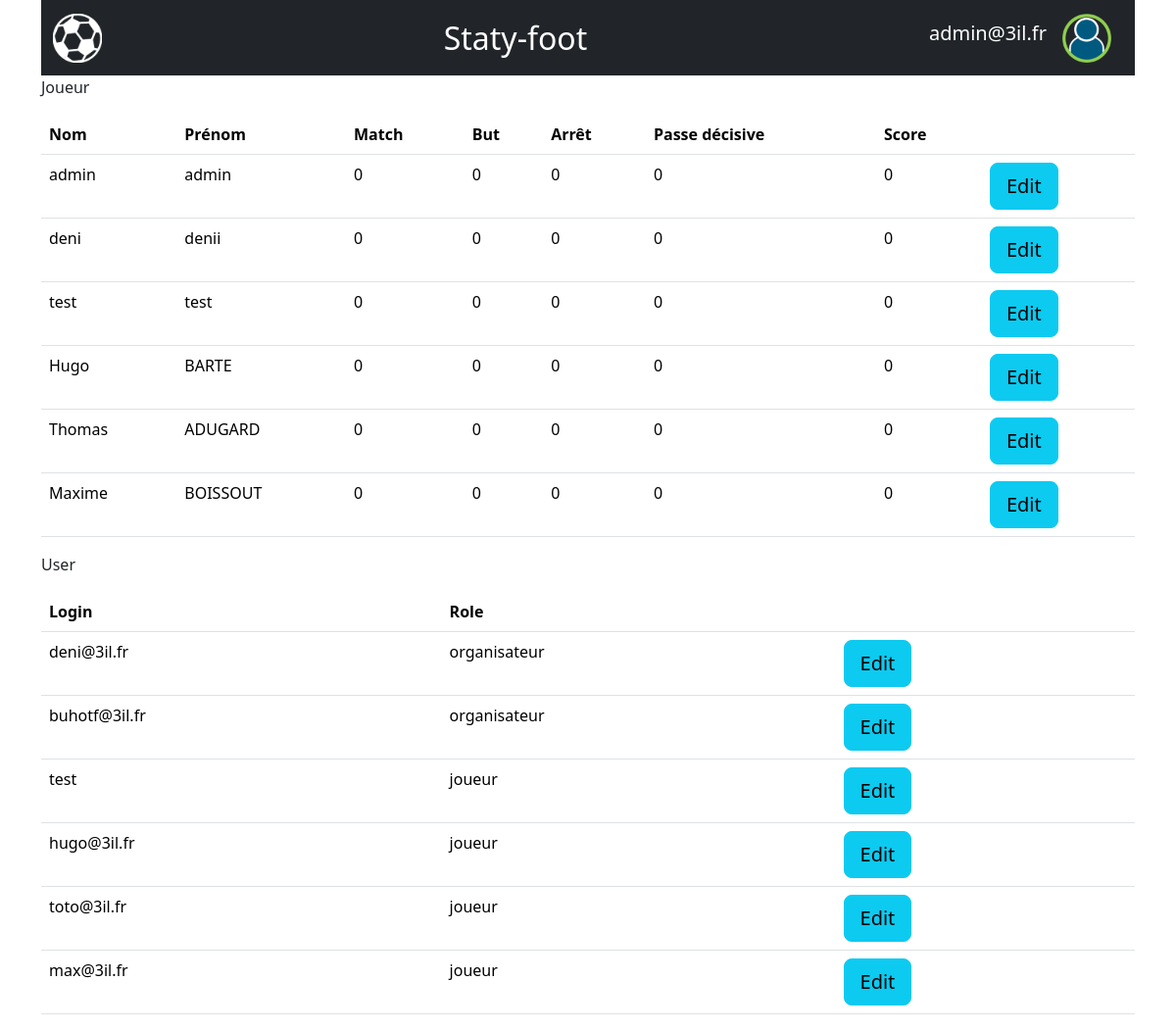
The page /admin (signed in) on the database its author committed.
### tables this page shows
CREATE TABLE `joueur` (
  `joueur_id` int NOT NULL,
  `user_id` int NOT NULL,
  `nom` varchar(50) NOT NULL,
  `prenom` varchar(50) NOT NULL,
  `nb_match` int NOT NULL,
  `nb_but` int NOT NULL,
  `nb_arret` int NOT NULL,
  `nb_passe_de` int NOT NULL,
  `score` int NOT NULL
);

CREATE TABLE `user` (
  `user_id` int NOT NULL,
  `login` varchar(30) NOT NULL,
  `password` varchar(100) NOT NULL,
  `role` varchar(20) NOT NULL
);

### php/pages/admin.php (called while the page is built)
<?php
require_once("php/template/inc_connexionBase.php");
$texteReq = "select * ";
$texteReq .= "from joueur";
$requete = $cnx->prepare($texteReq);
$requete->execute();
$tabJoueur = $requete->fetchAll(PDO::FETCH_ASSOC);
$texteReq = "select * ";
$texteReq .= "from user ";
$texteReq .= "where login != :login";
$requete = $cnx->prepare($texteReq);
$requete->bindParam(':login', $_SESSION['login']);
$requete->execute();
$tabUser = $requete->fetchAll(PDO::FETCH_ASSOC);
require_once("php/view/admin.php");

### php/view/admin.php (the view, shortened to what this page needs)
<!DOCTYPE html>
<html lang="en">
<head>
    <?php
    include_once("php/template/inc_head.php");
    ?>
</head>
<body class="container">
<?php
include_once("php/template/inc_header.php");
?>
<?php
if (count($tabJoueur) > 0) {
    echo "<p>Joueur</p>
            <table class=\"table\">
                <thead>
                <tr>
                    <th scope=\"col\">Nom</th>
                    <th scope=\"col\">Prénom</th>
                    <th scope=\"col\">Match</th>
                    <th scope=\"col\">But</th>
                    <th scope=\"col\">Arrêt</th>
                    <th scope=\"col\">Passe décisive</th>
                    <th scope=\"col\">Score</th>
                    <th scope=\"col\"></th>
                </tr>
                </thead>
                <tbody>";
    foreach ($tabJoueur as $joueur) {
        echo "<tr>
                <td>" . $joueur["nom"] . "</td>
                <td>" . $joueur["prenom"] . "</td>
                <td>" . $joueur["nb_match"] . "</td>
                <td>" . $joueur["nb_but"] . "</td>
                <td>" . $joueur["nb_arret"] . "</td>
                <td>" . $joueur["nb_passe_de"] . "</td>
                <td>" . $joueur["score"] . "</td>
                <td>
                    <a href=\"pageModifJoueur?joueur_id=" . $joueur["joueur_id"] .
                "&nom=" . $joueur["nom"] .
                "&prenom=" . $joueur["prenom"] .
                "&nb_match=" . $joueur["nb_match"] .
                "&nb_but=" . $joueur["nb_but"] .
                "&nb_arret=" . $joueur["nb_arret"] .
                "&nb_passe_de=" . $joueur["nb_passe_de"] .
                "&score=" . $joueur["score"] . "\"
                    class=\"btn btn-info btn-lg\">
                        <span class=\"glyphicon glyphicon-edit\"></span> Edit
                    </a>
                </td>
             </tr>";
    }
    echo "</tbody>
    </table>";
}
if (count($tabUser) > 0) {
    echo "
<p>User</p>
<table class=\"table\">
    <thead>
    <tr>
        <th scope=\"col\">Login</th>
        <th scope=\"col\">Role</th>
        <th scope=\"col\"></th>
    </tr>
    </thead>
    <tbody>";
    foreach ($tabUser as $user) {
        echo "
          <tr>
            <td>" . $user["login"] . "</td>
            <td>" . $user["role"] . "</td>
            <td>
                <a href=\"pageModifUser?user_id=" . $user["user_id"] . "&login=" . $user["login"] . "&role=" . $user["role"] . "\" class=\"btn btn-info btn-lg\">
                    <span class=\"glyphicon glyphicon-edit\"></span> Edit
                </a>
            </td>
         </tr>";
    }
    echo "</tbody>
</table>
</body>
</html>";
}
?>

### rows shown on the page
joueur: nom "admin", prenom "admin", nb_match "0", nb_but "0", nb_arret "0", nb_passe_de "0", score "0"
joueur: nom "deni", prenom "denii", nb_match "0", nb_but "0", nb_arret "0", nb_passe_de "0", score "0"
joueur: nom "test", prenom "test", nb_match "0", nb_but "0", nb_arret "0", nb_passe_de "0", score "0"
joueur: nom "Hugo", prenom "BARTE", nb_match "0", nb_but "0", nb_arret "0", nb_passe_de "0", score "0"
joueur: nom "Thomas", prenom "ADUGARD", nb_match "0", nb_but "0", nb_arret "0", nb_passe_de "0", score "0"
joueur: nom "Maxime", prenom "BOISSOUT", nb_match "0", nb_but "0", nb_arret "0", nb_passe_de "0", score "0"
user: login "deni@3il.fr", role "organisateur"
user: login "buhotf@3il.fr", role "organisateur"
user: login "test", role "joueur"
user: login "hugo@3il.fr", role "joueur"
user: login "toto@3il.fr", role "joueur"
user: login "max@3il.fr", role "joueur"

### other values the page prints
$_SESSION['login'] "admin@3il.fr"
